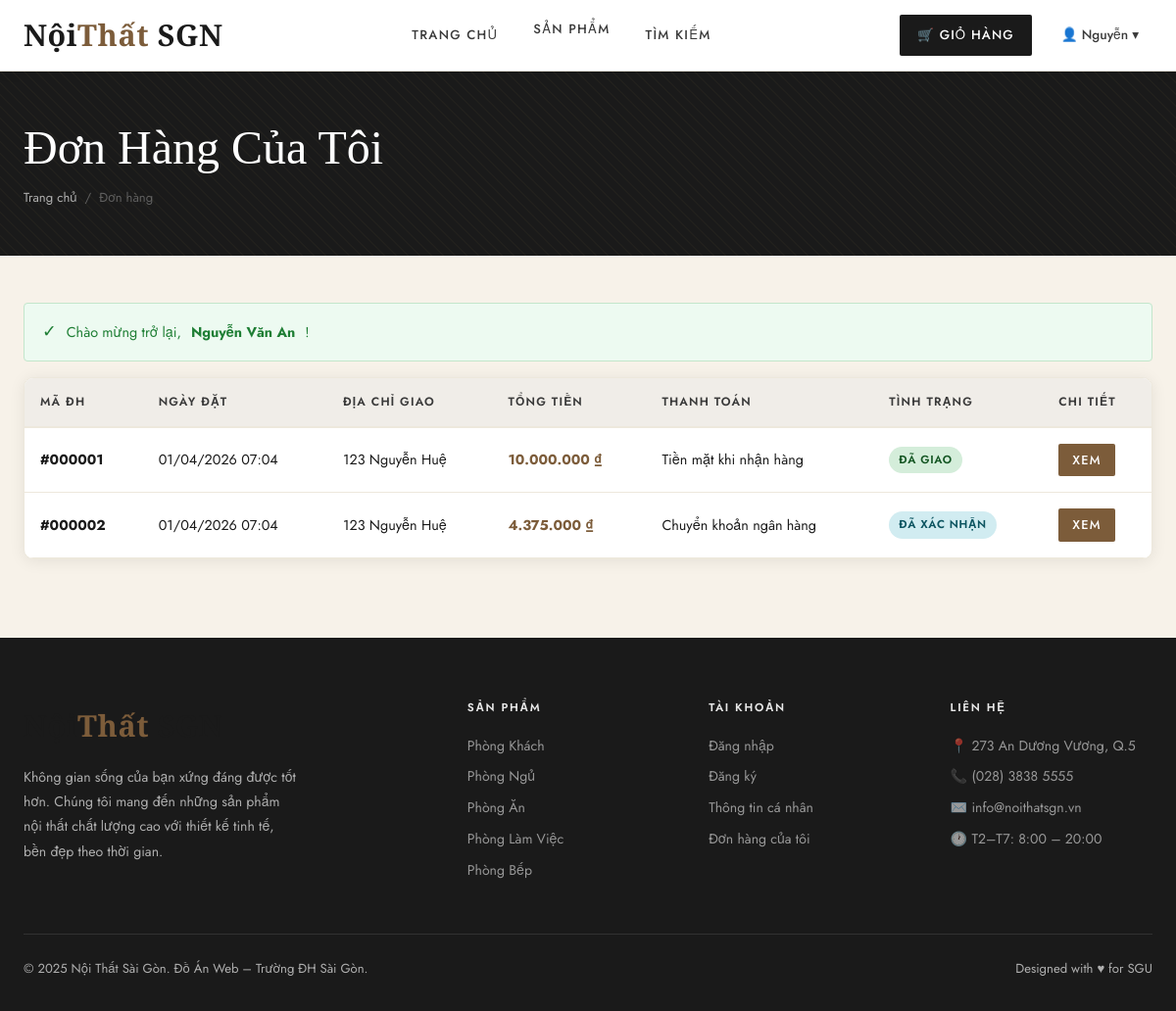
The app's page /orders.php (signed in) with its own data.
### tables this page shows
CREATE TABLE khach_hang (
    ma_kh       INT AUTO_INCREMENT PRIMARY KEY,
    ho_ten      VARCHAR(100) NOT NULL,
    email       VARCHAR(150) NOT NULL UNIQUE,
    mat_khau    VARCHAR(255) NOT NULL,
    dien_thoai  VARCHAR(20),
    dia_chi     VARCHAR(255),
    phuong_xa   VARCHAR(100),
    quan_huyen  VARCHAR(100),
    tinh_tp     VARCHAR(100),
    trang_thai  TINYINT(1) DEFAULT 1 COMMENT '1=active, 0=khóa',
    created_at  DATETIME DEFAULT CURRENT_TIMESTAMP
);

CREATE TABLE don_hang (
    ma_dh       INT AUTO_INCREMENT PRIMARY KEY,
    ma_kh       INT NOT NULL,
    ngay_dat    DATETIME DEFAULT CURRENT_TIMESTAMP,
    ho_ten_giao VARCHAR(100) NOT NULL,
    dien_thoai_giao VARCHAR(20),
    dia_chi_giao VARCHAR(255) NOT NULL,
    phuong_xa   VARCHAR(100),
    quan_huyen  VARCHAR(100),
    tinh_tp     VARCHAR(100),
    hinh_thuc_tt ENUM('tien_mat','chuyen_khoan','truc_tuyen') DEFAULT 'tien_mat',
    tong_tien   DECIMAL(15,2) DEFAULT 0,
    trang_thai  ENUM('moi_dat','da_xac_nhan','da_giao','da_huy') DEFAULT 'moi_dat',
    ghi_chu     TEXT,
    FOREIGN KEY (ma_kh) REFERENCES khach_hang(ma_kh)
);

### orders.php (the view, shortened to what this page needs)
<?php
require_once __DIR__ . '/config/db.php';
require_once __DIR__ . '/includes/functions.php';
$kh_id = (int)$_SESSION['kh_id'];
$order_detail = null; $order_items = null;
$orders = $conn->query("SELECT * FROM don_hang WHERE ma_kh=$kh_id ORDER BY ngay_dat DESC");
include __DIR__ . '/includes/header.php';
?>
<div class="page-header">
    <div class="container">
        <h1>Đơn Hàng Của Tôi</h1>
        <div class="breadcrumb">
            <a href="<?= SITE_URL ?>">Trang chủ</a><span>/</span>
            <span>Đơn hàng</span>
        </div>
    </div>
</div>
<section class="py-section" style="padding:48px 0 80px;">
    <div class="container">
        <?= getFlash() ?>
        <?php if ($order_detail): ?>
        <div style="margin-bottom:24px;">
            <a href="<?= SITE_URL ?>/orders.php" style="color:var(--walnut);font-size:0.88rem;">← Quay lại danh sách</a>
        </div>
        <div class="form-card">
            <h2 style="font-family:var(--font-display);font-weight:400;margin-bottom:20px;">
                Chi Tiết Đơn Hàng #<?= str_pad($order_detail['ma_dh'],6,'0',STR_PAD_LEFT) ?>
            </h2>
            <div class="order-info-box mb-24">
                <div class="info-row"><span>Ngày đặt</span><span><?= date('d/m/Y H:i', strtotime($order_detail['ngay_dat'])) ?></span></div>
                <div class="info-row"><span>Giao đến</span><span><?= htmlspecialchars($order_detail['ho_ten_giao']) ?> — <?= htmlspecialchars($order_detail['dia_chi_giao']) ?>, <?= htmlspecialchars($order_detail['phuong_xa']??'') ?>, <?= htmlspecialchars($order_detail['quan_huyen']??'') ?>, <?= htmlspecialchars($order_detail['tinh_tp']??'') ?></span></div>
                <div class="info-row"><span>Điện thoại</span><span><?= htmlspecialchars($order_detail['dien_thoai_giao']??'') ?></span></div>
                <div class="info-row"><span>Thanh toán</span><span><?= hinhThucTT($order_detail['hinh_thuc_tt']) ?></span></div>
                <div class="info-row"><span>Tình trạng</span>
                    <?php $tt = trangThaiDH($order_detail['trang_thai']); ?>
                    <span class="badge <?= $tt['class'] ?>"><?= $tt['label'] ?></span>
                </div>
            </div>
            <table class="orders-table">
                <thead><tr><th>Sản phẩm</th><th>SL</th><th>Đơn giá</th><th>Thành tiền</th></tr></thead>
                <tbody>
                    <?php while ($ct = $order_items->fetch_assoc()): ?>
                    <tr>
                        <td><?= htmlspecialchars($ct['ten_sp']) ?></td>
                        <td><?= $ct['so_luong'] ?></td>
                        <td><?= formatMoney($ct['gia_ban']) ?></td>
                        <td><?= formatMoney($ct['gia_ban']*$ct['so_luong']) ?></td>
                    </tr>
                    <?php endwhile; ?>
                </tbody>
            </table>
            <div style="text-align:right;margin-top:16px;font-size:1.1rem;font-weight:600;color:var(--walnut);">
                Tổng cộng: <?= formatMoney($order_detail['tong_tien']) ?>
            </div>
        </div>
        <?php else: ?>
        <div class="card" style="padding:0;overflow:hidden;">
            <table class="orders-table">
                <thead>
                    <tr>
                        <th>Mã ĐH</th>
                        <th>Ngày đặt</th>
                        <th>Địa chỉ giao</th>
                        <th>Tổng tiền</th>
                        <th>Thanh toán</th>
                        <th>Tình trạng</th>
                        <th>Chi tiết</th>
                    </tr>
                </thead>
                <tbody>
                    <?php while ($dh = $orders->fetch_assoc()):
                        $tt = trangThaiDH($dh['trang_thai']);
                    ?>
                    <tr>
                        <td><strong>#<?= str_pad($dh['ma_dh'],6,'0',STR_PAD_LEFT) ?></strong></td>
                        <td><?= date('d/m/Y H:i', strtotime($dh['ngay_dat'])) ?></td>
                        <td><?= htmlspecialchars(mb_strimwidth($dh['dia_chi_giao']??'',0,40,'...','UTF-8')) ?></td>
                        <td><strong class="text-walnut"><?= formatMoney($dh['tong_tien']) ?></strong></td>
                        <td><?= hinhThucTT($dh['hinh_thuc_tt']) ?></td>
                        <td><span class="badge <?= $tt['class'] ?>"><?= $tt['label'] ?></span></td>
                        <td><a href="?view=<?= $dh['ma_dh'] ?>" class="btn-primary" style="padding:6px 14px;font-size:0.8rem;">Xem</a></td>
                    </tr>
                    <?php endwhile; ?>
                </tbody>
            </table>
        </div>
        <?php endif; ?>
    </div>
</section>
<?php include __DIR__ . '/includes/footer.php'; ?>

### includes/header.php (shortened to what this page needs)
<?php
require_once __DIR__ . '/../config/db.php';
require_once __DIR__ . '/../includes/functions.php';
$kh         = currentKH($conn);
$base       = SITE_URL;
$cur_path   = $_SERVER['REQUEST_URI'];
?>
<!DOCTYPE html>
<html lang="vi">
<head>
    <link rel="stylesheet" href="<?= $base ?>/assets/css/style.css">
</head>
<body>
<header class="site-header">
    <div class="container">
        <div class="header-inner">
            <a href="<?= $base ?>/index.php" class="logo">Nội<span>Thất</span> SGN</a>
            <nav class="nav-main">
                <a href="<?= $base ?>/index.php" <?= (strpos($cur_path,'index.php')!==false||$cur_path===$base.'/')?' class="active"':'' ?>>Trang Chủ</a>
                <div class="has-dropdown">
                    <a href="<?= $base ?>/products.php" <?= (strpos($cur_path,'products.php')!==false)?' class="active"':'' ?>>Sản Phẩm</a>
                </div>
                <a href="<?= $base ?>/search.php" <?= (strpos($cur_path,'search.php')!==false)?' class="active"':'' ?>>Tìm Kiếm</a>
            </nav>
            <div class="nav-actions">
                <a href="<?= $base ?>/cart.php" class="cart-btn">
                    🛒 Giỏ hàng
                </a>
                <?php if ($kh): ?>
                <div class="user-menu">
                    <div class="user-menu-btn">
                        👤 <?= htmlspecialchars(explode(' ',$kh['ho_ten'])[0]) ?> ▾
                    </div>
                </div>
                <?php endif; ?>
            </div>
        </div>
    </div>
</header>

### assets/css/style.css (style rules this page uses)
:root { --cream: #F7F2E9; --cream-dark: #EDE8DC; --charcoal: #1A1A1A; --charcoal-mid:#3A3A3A; --walnut: #7C5C3A; --walnut-light:#A07A50; --gold: #C4A55A; --gold-light: #DEC27A; --white: #FFFFFF; --gray-light: #F0EDE8; --gray-mid: #C8C0B5; --red: #C0392B; --green: #27AE60; --blue: #2980B9; --font-display: 'Cormorant Garamond', Georgia, serif; --font-body: 'Jost', 'Helvetica Neue', sans-serif; --radius: 4px; --radius-lg: 10px; --shadow: 0 2px 16px rgba(0,0,0,0.08); --shadow-lg: 0 8px 40px rgba(0,0,0,0.14); --transition: all 0.3s cubic-bezier(0.4,0,0.2,1); }
*, *::before, *::after { box-sizing: border-box; margin: 0; padding: 0; }
html { scroll-behavior: smooth; }
body { font-family: var(--font-body); background: var(--cream); color: var(--charcoal); font-size: 15px; line-height: 1.7; -webkit-font-smoothing: antialiased; }
a { color: inherit; text-decoration: none; transition: var(--transition); }
h1, h2, h3, h4, h5 { font-family: var(--font-display); font-weight: 400; line-height: 1.25; color: var(--charcoal); }
h1 { font-size: clamp(2rem, 4vw, 3.5rem); }
.container { max-width: 1280px; margin: 0 auto; padding: 0 24px; }
.site-header { background: var(--white); border-bottom: 1px solid var(--cream-dark); position: sticky; top: 0; z-index: 100; box-shadow: 0 2px 12px rgba(0,0,0,0.05); }
.header-inner { display: flex; align-items: center; justify-content: space-between; height: 72px; gap: 24px; }
.logo { font-family: var(--font-display); font-size: 1.9rem; font-weight: 600; color: var(--charcoal); letter-spacing: 0.02em; }
.logo span { color: var(--walnut); }
.nav-main { display: flex; gap: 8px; }
.nav-main a { font-size: 0.82rem; font-weight: 500; letter-spacing: 0.1em; text-transform: uppercase; padding: 8px 14px; color: var(--charcoal-mid); border-radius: var(--radius); position: relative; }
.nav-main a::after { content:''; position:absolute; bottom:4px; left:14px; right:14px; height:1px; background:var(--walnut); transform:scaleX(0); transition: transform 0.3s; }
.nav-actions { display: flex; align-items: center; gap: 16px; }
.cart-btn { display: flex; align-items: center; gap: 8px; background: var(--charcoal); color: var(--white); padding: 10px 18px; border-radius: 2px; font-size: 0.82rem; font-weight: 500; letter-spacing: 0.08em; text-transform: uppercase; transition: var(--transition); }
.user-menu { position: relative; }
.user-menu-btn { display: flex; align-items: center; gap: 8px; padding: 8px 14px; border-radius: var(--radius); cursor: pointer; font-size: 0.85rem; font-weight: 500; color: var(--charcoal-mid); }
.has-dropdown { position: relative; }
.btn-primary { background: var(--walnut); color: var(--white); padding: 14px 32px; border-radius: 2px; font-size: 0.82rem; font-weight: 500; letter-spacing: 0.1em; text-transform: uppercase; border: none; cursor: pointer; transition: var(--transition); display: inline-flex; align-items: center; gap: 8px; }
section.py-section { padding: 80px 0; }
.page-header { background: var(--charcoal); padding: 48px 0; position: relative; overflow: hidden; }
.page-header::before { content:''; position:absolute; inset:0; background: repeating-linear-gradient(45deg, rgba(196,165,90,0.04) 0, rgba(196,165,90,0.04) 1px, transparent 0, transparent 50%); background-size: 12px 12px; }
.page-header h1 { color: var(--white); font-family: var(--font-display); font-weight: 300; position: relative; }
.breadcrumb { display: flex; align-items: center; gap: 8px; font-size: 0.82rem; color: rgba(255,255,255,0.5); margin-top: 10px; position: relative; }
.breadcrumb a { color: rgba(255,255,255,0.65); }
.breadcrumb span { color: rgba(255,255,255,0.3); }
.badge { display:inline-block; padding:4px 10px; border-radius:20px; font-size:0.72rem; font-weight:600; letter-spacing:0.06em; text-transform:uppercase; }
.badge-info { background:#D1ECF1; color:#0C5460; }
.badge-success { background:#D4EDDA; color:#155724; }
.orders-table { width:100%; border-collapse:collapse; }
.orders-table th { background:var(--gray-light); padding:14px 16px; text-align:left; font-size:0.75rem; font-weight:600; letter-spacing:0.1em; text-transform:uppercase; color:var(--charcoal-mid); border-bottom:2px solid var(--cream-dark); }
.orders-table td { padding:16px; border-bottom:1px solid var(--cream-dark); font-size:0.9rem; }
.text-walnut { color:var(--walnut); }
.card { background:var(--white); border:1px solid var(--cream-dark); border-radius:var(--radius-lg); padding:28px; box-shadow:var(--shadow); }

### records on screen
khach_hang: ho_ten "Nguyễn"
don_hang: ma_dh "000001", ngay_dat "01/04/2026 07:04", dia_chi_giao "123 Nguyễn Huệ", tong_tien "10.000.000 ₫", hinh_thuc_tt "Tiền mặt khi nhận hàng", trang_thai "ĐÃ GIAO"
don_hang: ma_dh "000002", ngay_dat "01/04/2026 07:04", dia_chi_giao "123 Nguyễn Huệ", tong_tien "4.375.000 ₫", hinh_thuc_tt "Chuyển khoản ngân hàng", trang_thai "ĐÃ XÁC NHẬN"

### other values on screen
$f['msg'] "Chào mừng trở lại, Nguyễn Văn An !"
